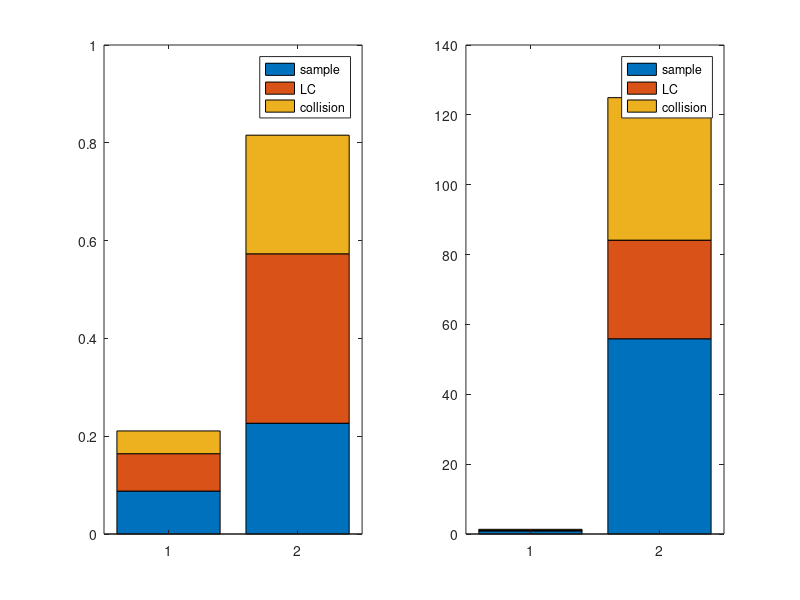

The MATLAB script that drew this image:
clear all
clc

%%

D = load('profile_SBL_GD_3poles.txt');

suc = sum(D(:,1));

total_runtime = mean(D(:,3));
proj_count = round(mean(D(:,4)));
proj_time = mean(D(:,5));
col_count = round(mean(D(:,6)));
col_time = mean(D(:,7));
lc_count = round(mean(D(:,12)));
lc_time = mean(D(:,11));
lc_success_count = round(mean(D(:,13)));
sample_time = mean(D(:,14));
sample_success_count = round(mean(D(:,15)));
sample_fail_count = round(mean(D(:,16)));
path_size = mean(D(:,9));
trees_size = mean(D(:,10));

fprintf('NR:\n');
fprintf('Total runtime: %f sec.\n', total_runtime);
fprintf('Sampling time %f sec, is %f%% of the total runtime,\n', sample_time, sample_time/total_runtime*100);
fprintf('number of samples per sec: %d.\n', (sample_success_count+sample_fail_count)/sample_time);
fprintf('Failed %f%% of %d samples.\n', sample_fail_count/(sample_fail_count+sample_success_count)*100, sample_fail_count+sample_success_count);
fprintf('Succeeded %f%% of %d local-conenction checks.\n', lc_success_count/lc_count*100, lc_count);
fprintf('Local connection time: %f msec, is %f%% of the total runtime.\n', lc_time*1e3, lc_time/total_runtime*100);
fprintf('Avg. local connection time: %f msec.\n', lc_time/lc_count*1e3);
fprintf('number of local connections per sec: %d\n', lc_count/total_runtime);
fprintf('Collision time %f msec for %d checks.\n', col_time*1e3, col_count);
fprintf('Path size: %d.\n', round(path_size));
fprintf('Trees size: %d.\n\n', round(trees_size));

ygd = [sample_time lc_time col_time];
LC(:,1) =  D(:,11)./D(:,12)*1e3;

%%

D = load('profile_SBL_PCS_3poles.txt');

suc = sum(D(:,1));

total_runtime = mean(D(:,3));
proj_count = round(mean(D(:,4)));
proj_time = mean(D(:,5));
col_count = round(mean(D(:,6)));
col_time = mean(D(:,7));
lc_count = round(mean(D(:,12)));
lc_time = mean(D(:,11));
lc_success_count = round(mean(D(:,13)));
sample_time = mean(D(:,14));
sample_success_count = round(mean(D(:,15)));
sample_fail_count = round(mean(D(:,16)));
path_size = mean(D(:,9));
trees_size = mean(D(:,10));

fprintf('PCS:\n');
fprintf('Total runtime: %f sec.\n', total_runtime);
fprintf('Sampling time %f sec, is %f%% of the total runtime,\n', sample_time, sample_time/total_runtime*100);
fprintf('number of samples per sec: %d.\n', (sample_success_count+sample_fail_count)/sample_time);
fprintf('Failed %f%% of %d samples.\n', sample_fail_count/(sample_fail_count+sample_success_count)*100, sample_fail_count+sample_success_count);
fprintf('Succeeded %f%% of %d local-conenction checks.\n', lc_success_count/lc_count*100, lc_count);
fprintf('Local connection time: %f msec, is %f%% of the total runtime.\n', lc_time*1e3, lc_time/total_runtime*100);
fprintf('Avg. local connection time: %f msec.\n', lc_time/lc_count*1e3);
fprintf('number of local connections per sec: %d\n', lc_count/total_runtime);
fprintf('Collision time %f msec for %d checks.\n', col_time*1e3, col_count);
fprintf('Path size: %d.\n', round(path_size));
fprintf('Trees size: %d.\n\n', round(trees_size));

ypcs = [sample_time lc_time col_time];
LC(:,2) =  D(:,11)./D(:,12)*1e3;

%%

D = load('profile_SBL_RLX_3poles.txt');

suc = sum(D(:,1));

total_runtime = mean(D(:,3));
proj_count = round(mean(D(:,4)));
proj_time = mean(D(:,5));
col_count = round(mean(D(:,6)));
col_time = mean(D(:,7));
lc_count = round(mean(D(:,12)));
lc_time = mean(D(:,11));
lc_success_count = round(mean(D(:,13)));
sample_time = mean(D(:,14));
sample_success_count = round(mean(D(:,15)));
sample_fail_count = round(mean(D(:,16)));
path_size = mean(D(:,9));
trees_size = mean(D(:,10));

fprintf('RLX:\n');
fprintf('Total runtime: %f sec.\n', total_runtime);
fprintf('Sampling time %f sec, is %f%% of the total runtime,\n', sample_time, sample_time/total_runtime*100);
fprintf('number of samples per sec: %d.\n', (sample_success_count+sample_fail_count)/sample_time);
fprintf('Failed %f%% of %d samples.\n', sample_fail_count/(sample_fail_count+sample_success_count)*100, sample_fail_count+sample_success_count);
fprintf('Succeeded %f%% of %d local-conenction checks.\n', lc_success_count/lc_count*100, lc_count);
fprintf('Local connection time: %f msec, is %f%% of the total runtime.\n', lc_time*1e3, lc_time/total_runtime*100);
fprintf('Avg. local connection time: %f msec.\n', lc_time/lc_count*1e3);
fprintf('number of local connections per sec: %d\n', lc_count/total_runtime);
fprintf('Collision time %f msec for %d checks.\n', col_time*1e3, col_count);
fprintf('Path size: %d.\n', round(path_size));
fprintf('Trees size: %d.\n\n', round(trees_size));

yrlx = [sample_time lc_time col_time];
LC(:,3) =  D(:,11)./D(:,12)*1e3;

%%

D = load('profile_SBL_SG_3poles.txt'); 
D = D(D(:,1)==1, :);

suc = sum(D(:,1));

total_runtime = mean(D(:,3));
proj_count = round(mean(D(:,4)));
proj_time = mean(D(:,5));
col_count = round(mean(D(:,6)));
col_time = mean(D(:,7));
lc_count = round(mean(D(:,12)));
lc_time = mean(D(:,11));
lc_success_count = round(mean(D(:,13)));
sample_time = mean(D(:,14));
sample_success_count = round(mean(D(:,15)));
sample_fail_count = round(mean(D(:,16)));
path_size = mean(D(:,9));
trees_size = mean(D(:,10));

fprintf('RSS:\n');
fprintf('Total runtime: %f sec.\n', total_runtime);
fprintf('Sampling time %f sec, is %f%% of the total runtime,\n', sample_time, sample_time/total_runtime*100);
fprintf('number of samples per sec: %d.\n', (sample_success_count+sample_fail_count)/sample_time);
fprintf('Failed %f%% of %d samples.\n', sample_fail_count/(sample_fail_count+sample_success_count)*100, sample_fail_count+sample_success_count);
fprintf('Succeeded %f%% of %d local-conenction checks.\n', lc_success_count/lc_count*100, lc_count);
fprintf('Local connection time: %f msec, is %f%% of the total runtime.\n', lc_time*1e3, lc_time/total_runtime*100);
fprintf('Avg. local connection time: %f msec.\n', lc_time/lc_count*1e3);
fprintf('number of local connections per sec: %d\n', lc_count/total_runtime);
fprintf('Collision time %f msec for %d checks.\n', col_time*1e3, col_count);
fprintf('Path size: %d.\n', round(path_size));
fprintf('Trees size: %d.\n\n', round(trees_size));

yrss = [sample_time lc_time col_time];
% LC(:,4) =  D(:,11)./D(:,12)*1e3;

%%
figure(1)
clf
subplot(121)
bar([ygd; ypcs],'stacked');
legend('sample','LC','collision');

subplot(122)
bar([yrlx; yrss],'stacked');
legend('sample','LC','collision');
